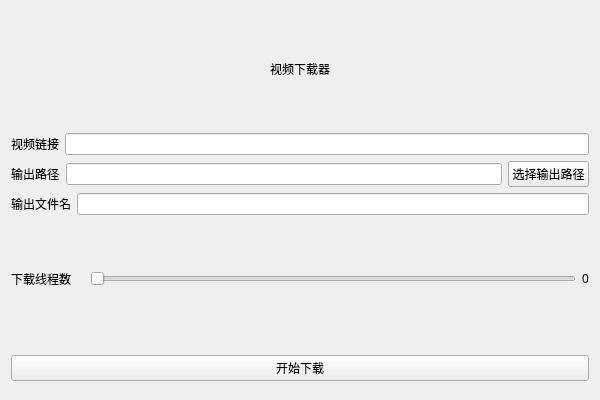
<?xml version="1.0" encoding="UTF-8"?>
<ui version="4.0">
 <class>MainUi</class>
 <widget class="QWidget" name="MainUi">
  <property name="geometry">
   <rect>
    <x>0</x>
    <y>0</y>
    <width>600</width>
    <height>400</height>
   </rect>
  </property>
  <property name="windowTitle">
   <string>m3u8下载器</string>
  </property>
  <layout class="QVBoxLayout" name="verticalLayout">
   <item>
    <widget class="TitleLabel" name="TitleLabel">
     <property name="text">
      <string>视频下载器</string>
     </property>
     <property name="alignment">
      <set>Qt::AlignCenter</set>
     </property>
    </widget>
   </item>
   <item>
    <layout class="QHBoxLayout" name="horizontalLayout_5">
     <item>
      <layout class="QHBoxLayout" name="horizontalLayout">
       <item>
        <widget class="StrongBodyLabel" name="StrongBodyLabel">
         <property name="text">
          <string>视频链接</string>
         </property>
        </widget>
       </item>
       <item>
        <widget class="LineEdit" name="LineEdit"/>
       </item>
      </layout>
     </item>
    </layout>
   </item>
   <item>
    <layout class="QHBoxLayout" name="horizontalLayout_2">
     <item>
      <widget class="StrongBodyLabel" name="StrongBodyLabel_2">
       <property name="text">
        <string>输出路径</string>
       </property>
      </widget>
     </item>
     <item>
      <widget class="LineEdit" name="LineEdit_2"/>
     </item>
     <item>
      <widget class="PushButton" name="PushButton">
       <property name="text">
        <string>选择输出路径</string>
       </property>
      </widget>
     </item>
    </layout>
   </item>
   <item>
    <layout class="QHBoxLayout" name="horizontalLayout_3">
     <item>
      <widget class="StrongBodyLabel" name="StrongBodyLabel_3">
       <property name="text">
        <string>输出文件名</string>
       </property>
      </widget>
     </item>
     <item>
      <widget class="LineEdit" name="LineEdit_3"/>
     </item>
    </layout>
   </item>
   <item>
    <layout class="QHBoxLayout" name="horizontalLayout_6">
     <item>
      <layout class="QHBoxLayout" name="horizontalLayout_4">
       <item>
        <widget class="StrongBodyLabel" name="StrongBodyLabel_4">
         <property name="text">
          <string>下载线程数</string>
         </property>
        </widget>
       </item>
       <item>
        <widget class="BodyLabel" name="BodyLabel">
         <property name="text">
          <string/>
         </property>
        </widget>
       </item>
       <item>
        <widget class="Slider" name="Slider">
         <property name="orientation">
          <enum>Qt::Horizontal</enum>
         </property>
        </widget>
       </item>
      </layout>
     </item>
     <item>
      <widget class="CaptionLabel" name="CaptionLabel_2">
       <property name="text">
        <string>0</string>
       </property>
      </widget>
     </item>
    </layout>
   </item>
   <item>
    <spacer name="verticalSpacer_2">
     <property name="orientation">
      <enum>Qt::Vertical</enum>
     </property>
     <property name="sizeType">
      <enum>QSizePolicy::Fixed</enum>
     </property>
     <property name="sizeHint" stdset="0">
      <size>
       <width>20</width>
       <height>13</height>
      </size>
     </property>
    </spacer>
   </item>
   <item>
    <widget class="PrimaryPushButton" name="PrimaryPushButton">
     <property name="text">
      <string>开始下载</string>
     </property>
    </widget>
   </item>
   <item>
    <spacer name="verticalSpacer">
     <property name="orientation">
      <enum>Qt::Vertical</enum>
     </property>
     <property name="sizeType">
      <enum>QSizePolicy::Fixed</enum>
     </property>
     <property name="sizeHint" stdset="0">
      <size>
       <width>20</width>
       <height>8</height>
      </size>
     </property>
    </spacer>
   </item>
  </layout>
 </widget>
 <customwidgets>
  <customwidget>
   <class>PushButton</class>
   <extends>QPushButton</extends>
   <header>qfluentwidgets</header>
  </customwidget>
  <customwidget>
   <class>PrimaryPushButton</class>
   <extends>PushButton</extends>
   <header>qfluentwidgets</header>
  </customwidget>
  <customwidget>
   <class>Slider</class>
   <extends>QSlider</extends>
   <header>qfluentwidgets</header>
  </customwidget>
  <customwidget>
   <class>CaptionLabel</class>
   <extends>QLabel</extends>
   <header>qfluentwidgets</header>
  </customwidget>
  <customwidget>
   <class>BodyLabel</class>
   <extends>QLabel</extends>
   <header>qfluentwidgets</header>
  </customwidget>
  <customwidget>
   <class>StrongBodyLabel</class>
   <extends>QLabel</extends>
   <header>qfluentwidgets</header>
  </customwidget>
  <customwidget>
   <class>TitleLabel</class>
   <extends>QLabel</extends>
   <header>qfluentwidgets</header>
  </customwidget>
  <customwidget>
   <class>LineEdit</class>
   <extends>QLineEdit</extends>
   <header>qfluentwidgets</header>
  </customwidget>
 </customwidgets>
 <resources/>
 <connections/>
</ui>
